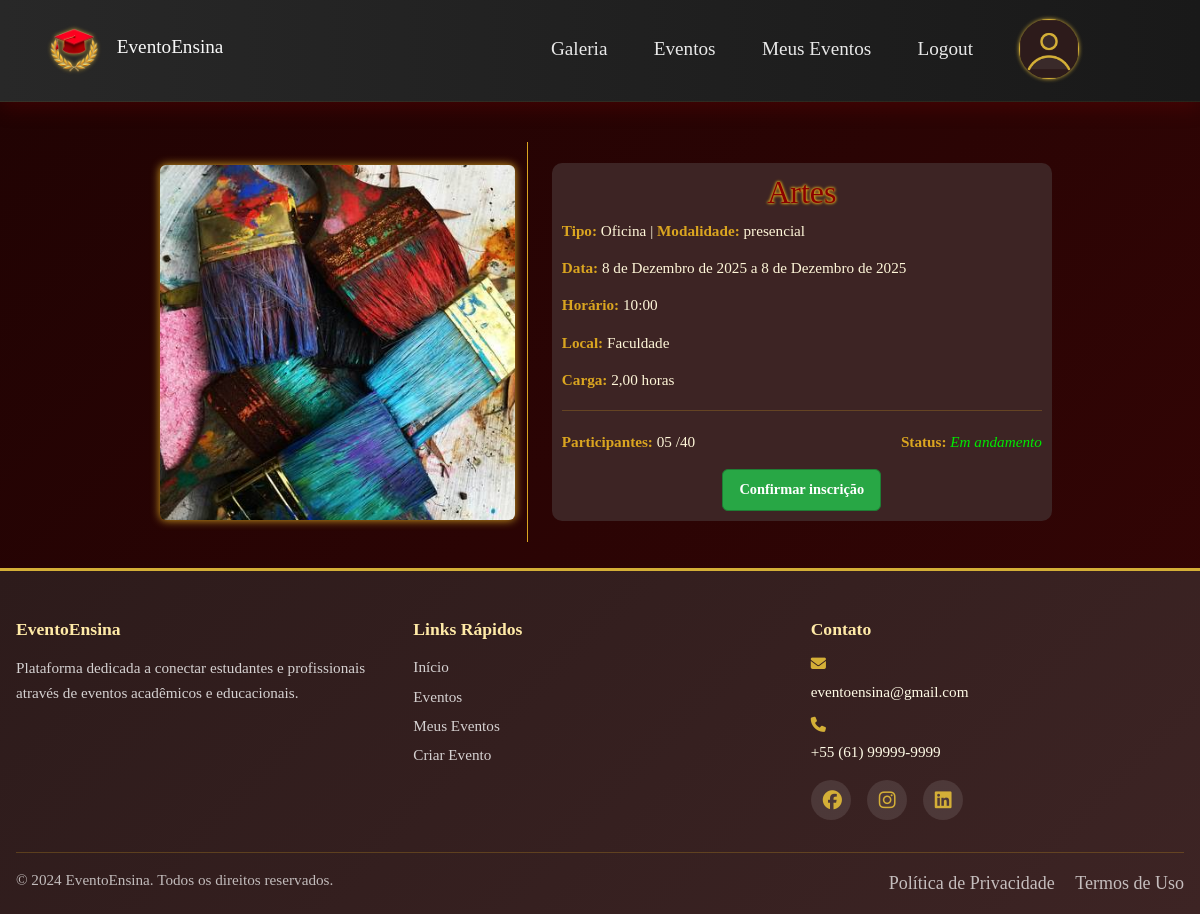
The page /eventos/detalhe/3/ (signed in) on the database its author committed.
### eventos/models.py (models this page shows, shortened)
class Evento(models.Model):
    MODALIDADES = [
        ('online', 'Online'),
        ('presencial', 'Presencial'),
        ('hibrido', 'Híbrido'),
    ]
    titulo = models.CharField(max_length=200)
    tipo = models.ForeignKey(TipoEvento, on_delete=models.CASCADE)
    modalidade = models.CharField(max_length=10, choices=MODALIDADES)
    data_inicio = models.DateField()
    data_fim = models.DateField()
    horario = models.TimeField()
    local = models.CharField(max_length=200, blank=True, null=True)
    link = models.URLField(blank=True, null=True)
    quantidade_participantes = models.PositiveIntegerField(null=True, blank=True)
    sem_limites = models.BooleanField(default=False)
    organizador = models.CharField(max_length=200, null=True, blank=True)
    criador = dj_models.ForeignKey(
        'usuarios.Usuario',
        on_delete=dj_models.SET_NULL,
        null=True,
        blank=True,
        related_name='eventos_criados'
    )
    def evento_thumb_upload_to(instance, filename):
        """
        Define o caminho de upload da imagem principal (thumb) do evento.
        Sempre substitui a anterior com nome fixo 'thumb.ext'.
        """
        date_str = instance.data_inicio.strftime('%Y_%m_%d') if instance.data_inicio else 'sem_data'
        slug = slugify(instance.titulo)
        ext = os.path.splitext(filename)[1]
        return f'eventos/{date_str}_{slug}/thumb{ext}'
    thumb = models.ImageField(upload_to=evento_thumb_upload_to, blank=True, null=True)
    descricao = models.TextField(blank=True, null=True)
    horas = models.DecimalField(max_digits=5, decimal_places=2, null=True, blank=True)
    gallery_slug = models.CharField(max_length=255, blank=True, null=True)
    finalizado = models.BooleanField(default=False)

class TipoEvento(models.Model):
    tipo = models.CharField(max_length=50, unique=True)

### eventos/views.py (the view)
# urls.py: path('detalhe/<int:evento_id>/', views.detalhe_evento_publico, name='detalhe_evento'),
def detalhe_evento_publico(request, evento_id):
    evento = get_object_or_404(Evento, pk=evento_id)
    usuario = get_current_usuario(request)
    inscrito = evento.inscricaoevento_set.filter(inscrito=usuario).exists() if usuario else False
    return render(request, 'eventos/detalhe_evento_publico.html', {
        'evento': evento,
        'usuario': usuario,
        'inscrito': inscrito,
        'nav_items': nav_items
    })

### usuarios/views.py (called while the page is built, shortened)
def get_current_usuario(request):
    usuario_id = request.session.get('usuario_id')
    if not usuario_id:
        return None
    try:
        return Usuario.objects.get(pk=usuario_id)
    except Usuario.DoesNotExist:
        return None

### eventos/templates/eventos/detalhe_evento_publico.html (shortened to what this page needs)
{% extends 'base/base.html' %}
{% load static %}
{% block extra_css %}
<link rel="stylesheet" href="{% static 'styles/main.css' %}">
<link rel="stylesheet" href="{% static 'css/detalhe_evento.css' %}">
{% endblock %}
{% block content %}
<div class="container mt-4">
    <div class="row event-row">
        <div class="col-md-4 image-column">
            {% if evento.thumb %}
                <img src="{{ evento.thumb.url }}" class="img-fluid rounded" alt="{{ evento.titulo }}">
            {% else %}
                <img src="{% static 'favicon.png' %}" class="img-fluid rounded" alt="placeholder">
            {% endif %}
        </div>
        <div class="separador"></div>
        <div class="col-md-8 details-column">
            <h1 class="titulo-evento">{{ evento.titulo }}</h1>
            <p><strong>Tipo:</strong> {{ evento.tipo.tipo|default:evento.tipo }} |
               <strong>Modalidade:</strong> {{ evento.modalidade }}</p>
            <p>
                <strong>Data:</strong> {{ evento.data_inicio }}
                {% if evento.data_fim %}
                    a {{ evento.data_fim }}
                {% endif %}
            </p>
            <p><strong>Horário:</strong> {{ evento.horario }}</p>
            <p>
                <strong>Local:</strong> {{ evento.local|default:'Online' }}
            </p>
            {% if evento.horas %}
                <p><strong>Carga:</strong> {{ evento.horas }} horas</p>
            {% endif %}
            <hr>
            <div class="grid">
                <p>
                    <strong>Participantes:</strong>
                    {{ evento.inscricaoevento_set.count|stringformat:"02d" }}
                    {% if not evento.sem_limites and evento.quantidade_participantes %}
                        /{{ evento.quantidade_participantes|stringformat:"02d" }}
                    {% endif %}
                </p>
                <p style="text-align: right;">
                    <strong>Status:</strong>
                    {% if evento.finalizado %}
                        <i style="color: rgb(255, 58, 58);">Finalizado</i>
                    {% else %}
                        <i style="color: rgb(0, 233, 0);">Em andamento</i>
                    {% endif %}
                </p>
            </div>
            {% if usuario %}
                {% if usuario and evento.criador and usuario.id == evento.criador.id %}
                    <a href="{% url 'gerenciar_evento' evento.id %}" class="btn btn-outline-secondary ms-2">Gerenciar Evento</a>
                    <a href="{% url 'galeria_evento' evento.id %}" class="btn btn-outline-secondary ms-2">Galeria</a>
                {% else %}
                    {% if not inscrito%}
                        {% if usuario.tipo.tipo == 'Aluno' or usuario.tipo.tipo == 'Professor' %}
                            <form method="post" action="{% url 'inscrever_evento' evento.id %}">
                                <button type="submit" class="btn btn-primary">Confirmar inscrição</button>
                            </form>
                        {% elif usuario.tipo.tipo == 'Organizador' %}
                            <p class="text-muted">Organizadores não podem se inscrever em eventos.</p>
                        {% endif %}
                    {% else %}
                        <form method="post" action="{% url 'cancelar_inscricao' evento.id %}" class="mt-2">
                            {% csrf_token %}
                            <button type="submit" class="btn btn-danger">Cancelar inscrição</button>
                        </form>
                    {% endif %}
                {% endif %}
            {% else %}
                <a href="{% url 'login' %}" class="btn btn-primary">Entrar para inscrever</a>
            {% endif %}
        </div>
    </div>
</div>
{% endblock %}

### static/styles/base.css (style rules this page uses)
* { margin: 0; padding: 0; box-sizing: border-box; }
:root { --primary-gold: #d4af37; --primary-gold-dark: #b8941f; --primary-orange: #ff7f16; --success-green: #28a745; --danger-red: #dc3545; --background-base-dark: #200303; --background-base-medium: #350505; --background-card: linear-gradient(135deg, #2d1b1b 0%, #3d2424 100%); --background-card-hover: linear-gradient(135deg, #3d2424 0%, #4d2c2c 100%); --text-light: #fff7d9; --text-brighter: #fffbe6; --text-heading: #ffeaa7; --text-muted: #ff7f16; --border-color: #d4af37; --card-shadow: 0 4px 6px rgba(0, 0, 0, 0.3); --card-shadow-hover: 0 6px 12px rgba(212, 175, 55, 0.2); }
body { font-family: 'Georgia', 'Times New Roman', serif; background: linear-gradient(135deg, var(--background-base-dark) 0%, var(--background-base-medium) 100%) no-repeat fixed; color: var(--text-light); min-height: 100vh; line-height: 1.6; font-size: 18px; display: flex; flex-direction: column; }
h1, h2, h3, h4, h5 { color: var(--text-heading); margin-bottom: 0.5rem; }
h1 { font-size: 2rem; }
p, li, label { color: var(--text-light); font-size: 0.95rem; line-height: 1.4; }
a, .btn { color: var(--text-brighter); text-decoration: none; }
.btn { padding: 0.6rem 1rem; margin-top: 5px; background: #8b0000; color: #f8f8f8; text-align: center; text-decoration: none; border-radius: 6px; font-weight: 600; transition: all 0.3s ease; font-size: 0.9rem; min-height: 40px; display: flex; align-items: center; justify-content: center; border: 2px solid transparent; }
.btn-primary { background: linear-gradient(135deg, #a66b03 0%, #7a4a02 100%); border: none; color: #fff; }
.mt-4 { margin-top: 2rem; }
.container { max-width: 1200px; margin: 0 auto; padding: 0 1rem; }
html, body { height: 100%; }

### instituicao_ensino/static/styles/main.css (style rules this page uses)
.btn-primary { background: #28a745; color: white; border: 1px solid #1e7e34; }

### eventos/static/css/detalhe_evento.css (style rules this page uses)
.titulo-evento { text-align: center; color: darkred; filter: drop-shadow(0 0 1px goldenrod); text-shadow: 0 0 3px goldenrod; }
strong { color: goldenrod; }
.event-row { display: flex; align-items: center; justify-content: center; margin: auto; }
.image-column img { border-radius: 10px; filter: drop-shadow(0 0 5px goldenrod); }
.separador { display: flex; flex-direction: column; height: 400px; border-left: 1px solid goldenrod; width: 0; }
.details-column { padding: 10px; background-color: #3d2424 ; border-radius: 10px; max-width: 500px; }
hr { border: 0; height: 1px; background: goldenrod; margin: 20px 0; }
.grid { display: grid; grid-template-columns: repeat(auto-fit, minmax(200px, 1fr)); gap: 20px; }
form button[type="submit"] { margin: auto; }

### rows shown on the page
Evento: thumb (picture), titulo "Artes", tipo.tipo "Oficina", modalidade "presencial", data_inicio "8 de Dezembro de 2025", data_fim "8 de Dezembro de 2025", horario "10:00", local "Faculdade", horas "2,00", inscricaoevento_set.count "05", quantidade_participantes "40"

### other values the page prints
{{ item.label }} "Galeria" "Eventos" "Meus Eventos" "Logout"
